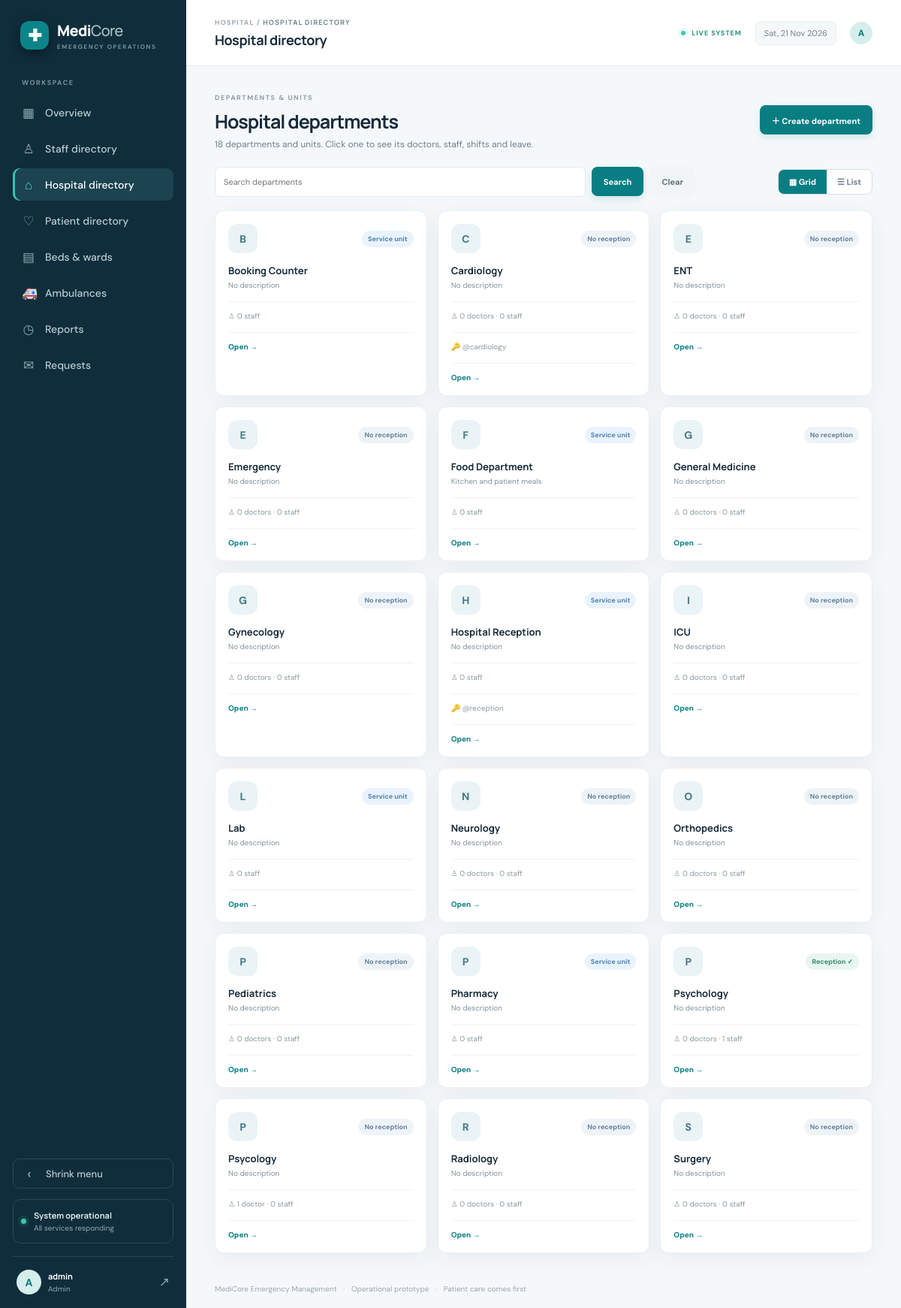
Page /hospital/ (signed in) on the committed database.
### core/models.py (models this page shows, shortened)
class Department(models.Model):
    name = models.CharField(max_length=100, unique=True)
    description = models.CharField(max_length=250, blank=True)
    user = models.OneToOneField(User, null=True, blank=True, on_delete=models.SET_NULL, related_name="department_account")  # department login
    is_service = models.BooleanField(default=False, help_text="Service unit such as pharmacy or lab (staff only, no doctors)")
    created_at = models.DateTimeField(auto_now_add=True)
    class Meta: ordering = ["name"]

### core/views.py (the view)
# urls.py: path("hospital/", views.hospital_directory, name="hospital"),
@admin_required
def hospital_directory(request):
    q = request.GET.get("q", "").strip()
    depts = Department.objects.all()
    if q:
        depts = depts.filter(Q(name__icontains=q) | Q(description__icontains=q))
    rows = []
    for d in depts:
        people = StaffProfile.objects.filter(department=d.name)
        rows.append({
            "dept": d,
            "doctors": people.filter(role="Doctor").count(),
            "staff": people.exclude(role="Doctor").count(),
            "on_leave": people.filter(on_leave=True).count(),
            "reception": people.filter(counter=DEPT_RECEPTION).first(),
        })
    return render(request, "core/hospital.html", {"rows": rows, "q": q, "view": _view_mode(request), "total": Department.objects.count()})

### core/context.py (called while the page is built)
def asset_version(request):
    newest = 0
    for rel in ("css/app.css", "js/app.js"):
        try:
            newest = max(newest, int(os.path.getmtime(os.path.join(settings.BASE_DIR, "static", rel))))
        except OSError:
            pass
    return {"asset_version": newest}

def notifications(request):
    n = 0
    user = request.user
    if user.is_authenticated:
        from .permissions import role_of
        from .models import Medicine, LabTest, Referral, SupplyRequest
        role = role_of(user)
        if role == "pharmacist":
            n = Medicine.objects.filter(status="Prescribed").count()
        elif role == "lab":
            n = LabTest.objects.filter(status="Requested").count()
        elif role == "department":
            n = Referral.objects.filter(to_department=user.department_account.name, status="Pending").count()
        elif role == "admin":
            n = SupplyRequest.objects.filter(status="Requested").count()
    return {"badge_new": n}

### core/permissions.py (called while the page is built, shortened)
def role_of(user):
    if not user.is_authenticated:
        return None
    if user.is_staff:
        return "admin"

def _require(*roles):
    def decorator(view):
        @wraps(view)
        def wrapper(request, *args, **kwargs):
            current = role_of(request.user)
            if current in roles:
                return view(request, *args, **kwargs)
            if current:
                return redirect(HOME[current])
            return redirect(LOGIN[roles[0]])
        return wrapper
    return decorator

### core/views.py (called while the page is built)
def _view_mode(request):
    return "list" if request.GET.get("view") == "list" else "grid"

### templates/core/hospital.html (shortened to what this page needs)
{% extends "base.html" %}{% block crumb %}HOSPITAL DIRECTORY{% endblock %}{% block page_title %}Hospital directory{% endblock %}
{% block content %}<div class="section-intro"><div><span class="eyebrow">DEPARTMENTS & UNITS</span><h1>Hospital departments</h1><p class="muted">{{ total }} department{{ total|pluralize }} and units. Click one to see its doctors, staff, shifts and leave.</p></div><a class="btn btn-primary" href="{% url 'department_create' %}">＋ Create department</a></div>
<div class="dir-tools"><form method="get" class="dir-search"><input type="hidden" name="view" value="{{ view }}"><input class="form-control" type="search" name="q" autocomplete="off" value="{{ q }}" placeholder="Search departments"><button class="btn btn-primary" type="submit">Search</button><a class="btn btn-quiet dir-clear" href="?view={{ view }}"{% if not q %} hidden{% endif %}>Clear</a></form>
<div class="view-toggle"><a href="?view=grid" class="{% if view == 'grid' %}on{% endif %}">▦ Grid</a><a href="?view=list" class="">☰ List</a></div></div>
<div id="dir-results">{% if rows %}{% if view == 'list' %}<div class="panel"><div class="table-wrap"><table><thead><tr><th>DEPARTMENT</th><th>TYPE</th><th>DOCTORS</th><th>STAFF</th><th>ON LEAVE</th><th>RECEPTION</th><th>LOGIN</th><th></th></tr></thead><tbody>{% for r in rows %}<tr><td><a href="{% url 'department_detail' r.dept.pk %}"><b>{{ r.dept.name }}</b></a><small class="cell-sub">{{ r.dept.description|default:"" }}</small></td><td>{% if r.dept.is_service %}Service unit{% else %}Clinical{% endif %}</td><td>{% if r.dept.is_service %}—{% else %}{{ r.doctors }}{% endif %}</td><td>{{ r.staff }}</td><td>{{ r.on_leave }}</td><td>{% if r.dept.is_service %}—{% elif r.reception %}<span class="status status-available">{{ r.reception.full_name }}</span>{% else %}<span class="status status-not-triaged">Not registered</span>{% endif %}</td><td>{% if r.dept.user %}@{{ r.dept.user.username }}{% else %}—{% endif %}</td><td><a class="text-link" href="{% url 'department_detail' r.dept.pk %}">Open →</a></td></tr>{% endfor %}</tbody></table></div></div>
{% else %}<div class="people-grid">{% for r in rows %}<a href="{% url 'department_detail' r.dept.pk %}" style="color:inherit;text-decoration:none" class="person-card"><div class="person-top"><div class="person-avatar">{{ r.dept.name|first|upper }}</div>{% if r.dept.is_service %}<span class="status status-in-treatment">Service unit</span>{% elif r.reception %}<span class="status status-available">Reception ✓</span>{% else %}<span class="status status-not-triaged">No reception</span>{% endif %}</div><h3>{{ r.dept.name }}</h3><p>{{ r.dept.description|default:"No description" }}</p><div class="person-contact">♙ {% if not r.dept.is_service %}{{ r.doctors }} doctor{{ r.doctors|pluralize }} · {% endif %}{{ r.staff }} staff{% if r.on_leave %} · {{ r.on_leave }} on leave{% endif %}</div>{% if r.dept.user %}<div class="person-contact">🔑 @{{ r.dept.user.username }}</div>{% endif %}<div class="person-contact" style="color:var(--teal);font-weight:700">Open →</div></a>{% endfor %}</div>{% endif %}
{% else %}<div class="panel empty-state">{% if q %}No department matches “{{ q }}”.{% else %}No departments yet.{% endif %}</div>{% endif %}</div>{% endblock %}

### templates/base.html (shortened to what this page needs)
{% load static %}
<!doctype html><html lang="en"><head><meta charset="utf-8"><meta name="viewport" content="width=device-width, initial-scale=1">
<link rel="stylesheet" href="{% static 'css/app.css' %}?v={{ asset_version }}"></head><body>
{% if user.is_authenticated %}
<div class="app-shell{% if preview %} collapsed{% endif %}"{% if preview %} data-preview="1"{% endif %}>
<aside class="sidebar"><a class="brand" href="{% url 'dashboard' %}"><span class="brand-mark">✚</span><span>Medi<span class="brand-light">Core</span><small>EMERGENCY OPERATIONS</small></span></a>
<div class="side-label">WORKSPACE</div>
<nav>
{% if user.is_staff %}
<a href="{% url 'dashboard' %}" class="{% if request.resolver_match.url_name == 'dashboard' %}active{% endif %}" title="Overview"><span>▦</span> Overview</a>
<a href="{% url 'staff' %}" class="{% if request.resolver_match.url_name == 'staff' or request.resolver_match.url_name == 'team_preview' %}active{% endif %}" title="Staff directory"><span>♙</span> Staff directory</a>
<a href="{% url 'hospital' %}" class="{% if request.resolver_match.url_name == 'hospital' %}active{% endif %}" title="Hospital directory"><span>⌂</span> Hospital directory</a>
<a href="{% url 'patients' %}" class="{% if 'patient' in request.resolver_match.url_name %}active{% endif %}" title="Patient directory"><span>♡</span> Patient directory</a>
<a href="{% url 'beds' %}" class="{% if 'bed' in request.resolver_match.url_name or 'ward' in request.resolver_match.url_name %}active{% endif %}" title="Beds &amp; wards"><span>▤</span> Beds & wards</a>
<a href="{% url 'ambulances' %}" title="Ambulances"><span>🚑</span> Ambulances</a>
<a href="{% url 'reports' %}" title="Reports"><span>◷</span> Reports</a>
<a href="{% url 'supply_requests' %}" class="{% if request.resolver_match.url_name == 'supply_requests' %}active{% endif %}" title="Requests"><span>✉</span> Requests{% if badge_new %}<em class="nav-badge">{{ badge_new }}</em>{% endif %}</a>
{% else %}
<a href="{% url 'staff_dashboard' %}" class="active" title="My dashboard"><span>▦</span> My dashboard</a>
{% endif %}
</nav><div class="sidebar-bottom"><button type="button" class="side-toggle" aria-expanded="true" title="Shrink menu"><span class="tg-icon">‹</span><span class="tg-label">Shrink menu</span></button><div class="secure-note"><span class="pulse"></span><div><b>System operational</b><small>All services responding</small></div></div><div class="user-mini"><div class="avatar">{{ user.username|first|upper }}</div><div><b>{{ user.get_full_name|default:user.username }}</b><small>{% if user.is_staff %}Admin{% elif user.department_account %}Department{% elif user.staffprofile.role == "Doctor" %}Doctor{% else %}{{ user.staffprofile.role }}{% endif %}</small></div><form method="post" action="{% url 'logout' %}" class="logout-form">{% csrf_token %}<button type="submit" title="Sign out">↗</button></form></div></div></aside>
<main class="main-area"><header class="topbar"><div><div class="breadcrumb">HOSPITAL / <b>{% block crumb %}OVERVIEW{% endblock %}</b></div><div class="top-title">{% block page_title %}Emergency overview{% endblock %}</div></div><div class="top-actions"><span class="live-pill"><i></i> LIVE SYSTEM</span><span class="date-chip">{% now "D, d M Y" %}</span><div class="avatar avatar-small">{{ user.username|first|upper }}</div></div></header>
<section class="page-content">{% block content %}{% endblock %}</section>
<footer class="footer">MediCore Emergency Management <span>·</span> Operational prototype <span>·</span> Patient care comes first</footer>
</main></div>
{% else %}{% block auth_content %}{% endblock %}{% endif %}
<script src="{% static 'js/app.js' %}?v={{ asset_version }}"></script></body></html>

### rows in the picture
Department: dept.name|first "B", is_service "Service unit", dept.name "Booking Counter", dept.description "No description", staff "0"
Department: dept.name|first "C", shows "No reception", dept.name "Cardiology", dept.description "No description", doctors "0", staff "0", dept.user.username "cardiology"
Department: dept.name|first "E", shows "No reception", dept.name "ENT", dept.description "No description", doctors "0", staff "0"
Department: dept.name|first "E", shows "No reception", dept.name "Emergency", dept.description "No description", doctors "0", staff "0"
Department: dept.name|first "F", is_service "Service unit", dept.name "Food Department", dept.description "Kitchen and patient meals", staff "0"
Department: dept.name|first "G", shows "No reception", dept.name "General Medicine", dept.description "No description", doctors "0", staff "0"
Department: dept.name|first "G", shows "No reception", dept.name "Gynecology", dept.description "No description", doctors "0", staff "0"
Department: dept.name|first "H", is_service "Service unit", dept.name "Hospital Reception", dept.description "No description", staff "0", dept.user.username "reception"
Department: dept.name|first "I", shows "No reception", dept.name "ICU", dept.description "No description", doctors "0", staff "0"
Department: dept.name|first "L", is_service "Service unit", dept.name "Lab", dept.description "No description", staff "0"
Department: dept.name|first "N", shows "No reception", dept.name "Neurology", dept.description "No description", doctors "0", staff "0"
Department: dept.name|first "O", shows "No reception", dept.name "Orthopedics", dept.description "No description", doctors "0", staff "0"
Department: dept.name|first "P", shows "No reception", dept.name "Pediatrics", dept.description "No description", doctors "0", staff "0"
Department: dept.name|first "P", is_service "Service unit", dept.name "Pharmacy", dept.description "No description", staff "0"
Department: dept.name|first "P", shows "Reception ✓", dept.name "Psychology", dept.description "No description", doctors "0", staff "1"
Department: dept.name|first "P", shows "No reception", dept.name "Psycology", dept.description "No description", doctors "1", staff "0"
Department: dept.name|first "R", shows "No reception", dept.name "Radiology", dept.description "No description", doctors "0", staff "0"
Department: dept.name|first "S", shows "No reception", dept.name "Surgery", dept.description "No description", doctors "0", staff "0"

### other values in the picture
{{ user.username|first|upper }} "A"
{{ user.get_full_name|default:user.username }} "admin"
{{ total }} "18"
